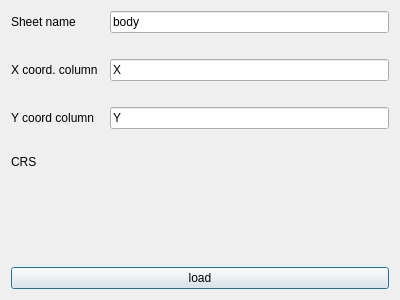
<?xml version="1.0" encoding="UTF-8"?>
<ui version="4.0">
 <class>GoogleSheetsDownloaderDialogBase</class>
 <widget class="QDialog" name="GoogleSheetsDownloaderDialogBase">
  <property name="geometry">
   <rect>
    <x>0</x>
    <y>0</y>
    <width>400</width>
    <height>300</height>
   </rect>
  </property>
  <property name="windowTitle">
   <string>Google Sheets downloader</string>
  </property>
  <layout class="QGridLayout" name="gridLayout">
   <item row="10" column="0" colspan="3">
    <widget class="QPushButton" name="load">
     <property name="text">
      <string>load</string>
     </property>
    </widget>
   </item>
   <item row="8" column="0">
    <widget class="QLabel" name="label_4">
     <property name="text">
      <string>CRS</string>
     </property>
    </widget>
   </item>
   <item row="0" column="0">
    <widget class="QLabel" name="label">
     <property name="text">
      <string>Sheet name</string>
     </property>
    </widget>
   </item>
   <item row="8" column="2">
    <widget class="QgsProjectionSelectionWidget" name="selectCRS"/>
   </item>
   <item row="2" column="0">
    <widget class="QLabel" name="label_2">
     <property name="text">
      <string>X coord. column</string>
     </property>
    </widget>
   </item>
   <item row="3" column="0">
    <spacer name="verticalSpacer_2">
     <property name="orientation">
      <enum>Qt::Vertical</enum>
     </property>
     <property name="sizeType">
      <enum>QSizePolicy::Fixed</enum>
     </property>
     <property name="sizeHint" stdset="0">
      <size>
       <width>20</width>
       <height>20</height>
      </size>
     </property>
    </spacer>
   </item>
   <item row="0" column="2">
    <widget class="QLineEdit" name="typeName">
     <property name="text">
      <string>body</string>
     </property>
    </widget>
   </item>
   <item row="1" column="0">
    <spacer name="verticalSpacer">
     <property name="orientation">
      <enum>Qt::Vertical</enum>
     </property>
     <property name="sizeType">
      <enum>QSizePolicy::Fixed</enum>
     </property>
     <property name="sizeHint" stdset="0">
      <size>
       <width>0</width>
       <height>20</height>
      </size>
     </property>
    </spacer>
   </item>
   <item row="4" column="0">
    <widget class="QLabel" name="label_3">
     <property name="text">
      <string>Y coord column</string>
     </property>
    </widget>
   </item>
   <item row="2" column="2">
    <widget class="QLineEdit" name="typeX">
     <property name="text">
      <string>X</string>
     </property>
    </widget>
   </item>
   <item row="4" column="2">
    <widget class="QLineEdit" name="typeY">
     <property name="text">
      <string>Y</string>
     </property>
    </widget>
   </item>
   <item row="5" column="0">
    <spacer name="verticalSpacer_3">
     <property name="orientation">
      <enum>Qt::Vertical</enum>
     </property>
     <property name="sizeType">
      <enum>QSizePolicy::Fixed</enum>
     </property>
     <property name="sizeHint" stdset="0">
      <size>
       <width>20</width>
       <height>20</height>
      </size>
     </property>
    </spacer>
   </item>
   <item row="9" column="0">
    <spacer name="verticalSpacer_4">
     <property name="orientation">
      <enum>Qt::Vertical</enum>
     </property>
     <property name="sizeHint" stdset="0">
      <size>
       <width>20</width>
       <height>40</height>
      </size>
     </property>
    </spacer>
   </item>
  </layout>
 </widget>
 <customwidgets>
  <customwidget>
   <class>QgsProjectionSelectionWidget</class>
   <extends>QWidget</extends>
   <header>qgsprojectionselectionwidget.h</header>
  </customwidget>
 </customwidgets>
 <resources/>
 <connections/>
</ui>
